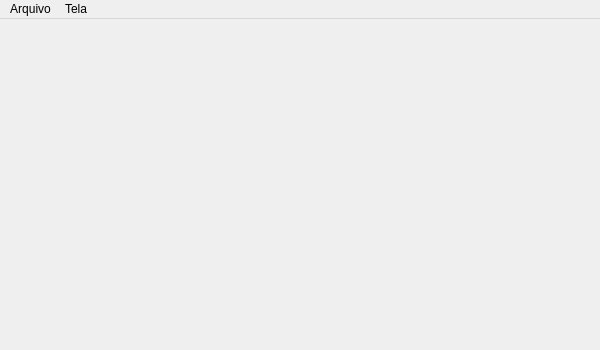
<?xml version="1.0" encoding="UTF-8"?>
<ui version="4.0">
 <class>Tugalinhas</class>
 <widget class="QMainWindow" name="Tugalinhas">
  <property name="geometry">
   <rect>
    <x>0</x>
    <y>0</y>
    <width>600</width>
    <height>350</height>
   </rect>
  </property>
  <property name="sizePolicy">
   <sizepolicy hsizetype="MinimumExpanding" vsizetype="MinimumExpanding">
    <horstretch>0</horstretch>
    <verstretch>0</verstretch>
   </sizepolicy>
  </property>
  <property name="windowTitle">
   <string>Tugalinhas</string>
  </property>
  <property name="documentMode">
   <bool>false</bool>
  </property>
  <property name="unifiedTitleAndToolBarOnMac">
   <bool>false</bool>
  </property>
  <widget class="QWidget" name="centralwidget"/>
  <widget class="QMenuBar" name="menuBar">
   <property name="geometry">
    <rect>
     <x>0</x>
     <y>0</y>
     <width>600</width>
     <height>25</height>
    </rect>
   </property>
   <widget class="QMenu" name="menuFile">
    <property name="title">
     <string>Arquivo</string>
    </property>
    <addaction name="actionNovo"/>
    <addaction name="actionAbrir"/>
    <addaction name="actionSalvar"/>
    <addaction name="actionSalvar_Como"/>
    <addaction name="actionSair"/>
   </widget>
   <widget class="QMenu" name="menuTela">
    <property name="title">
     <string>Tela</string>
    </property>
    <addaction name="actionAmpliar"/>
    <addaction name="actionReduzir"/>
    <addaction name="separator"/>
    <addaction name="actionLimpar_tela"/>
   </widget>
   <addaction name="menuFile"/>
   <addaction name="menuTela"/>
  </widget>
  <action name="actionNovo">
   <property name="text">
    <string>Novo</string>
   </property>
   <property name="shortcut">
    <string>Ctrl+N</string>
   </property>
  </action>
  <action name="actionSalvar">
   <property name="text">
    <string>Salvar</string>
   </property>
   <property name="shortcut">
    <string>Ctrl+S</string>
   </property>
  </action>
  <action name="actionSair">
   <property name="text">
    <string>Sair</string>
   </property>
   <property name="shortcut">
    <string>Ctrl+Q</string>
   </property>
  </action>
  <action name="actionAmpliar">
   <property name="text">
    <string>Ampliar</string>
   </property>
  </action>
  <action name="actionReduzir">
   <property name="text">
    <string>Reduzir</string>
   </property>
  </action>
  <action name="actionAbrir">
   <property name="text">
    <string>Abrir</string>
   </property>
   <property name="shortcut">
    <string>Ctrl+O</string>
   </property>
  </action>
  <action name="actionSalvar_Como">
   <property name="text">
    <string>Salvar como</string>
   </property>
  </action>
  <action name="actionLimpar_tela">
   <property name="text">
    <string>Limpar tela</string>
   </property>
  </action>
 </widget>
 <resources/>
 <connections>
  <connection>
   <sender>actionAbrir</sender>
   <signal>triggered()</signal>
   <receiver>Tugalinhas</receiver>
   <slot>openFile()</slot>
   <hints>
    <hint type="sourcelabel">
     <x>-1</x>
     <y>-1</y>
    </hint>
    <hint type="destinationlabel">
     <x>299</x>
     <y>174</y>
    </hint>
   </hints>
  </connection>
  <connection>
   <sender>actionSalvar_Como</sender>
   <signal>triggered()</signal>
   <receiver>Tugalinhas</receiver>
   <slot>saveFileAs()</slot>
   <hints>
    <hint type="sourcelabel">
     <x>-1</x>
     <y>-1</y>
    </hint>
    <hint type="destinationlabel">
     <x>299</x>
     <y>174</y>
    </hint>
   </hints>
  </connection>
  <connection>
   <sender>actionSalvar</sender>
   <signal>triggered()</signal>
   <receiver>Tugalinhas</receiver>
   <slot>saveFile()</slot>
   <hints>
    <hint type="sourcelabel">
     <x>-1</x>
     <y>-1</y>
    </hint>
    <hint type="destinationlabel">
     <x>299</x>
     <y>174</y>
    </hint>
   </hints>
  </connection>
  <connection>
   <sender>actionNovo</sender>
   <signal>triggered()</signal>
   <receiver>Tugalinhas</receiver>
   <slot>newFile()</slot>
   <hints>
    <hint type="sourcelabel">
     <x>-1</x>
     <y>-1</y>
    </hint>
    <hint type="destinationlabel">
     <x>299</x>
     <y>174</y>
    </hint>
   </hints>
  </connection>
  <connection>
   <sender>actionSair</sender>
   <signal>triggered()</signal>
   <receiver>Tugalinhas</receiver>
   <slot>close()</slot>
   <hints>
    <hint type="sourcelabel">
     <x>-1</x>
     <y>-1</y>
    </hint>
    <hint type="destinationlabel">
     <x>299</x>
     <y>174</y>
    </hint>
   </hints>
  </connection>
  <connection>
   <sender>actionAmpliar</sender>
   <signal>triggered()</signal>
   <receiver>Tugalinhas</receiver>
   <slot>zoomIn()</slot>
   <hints>
    <hint type="sourcelabel">
     <x>-1</x>
     <y>-1</y>
    </hint>
    <hint type="destinationlabel">
     <x>299</x>
     <y>174</y>
    </hint>
   </hints>
  </connection>
  <connection>
   <sender>actionReduzir</sender>
   <signal>triggered()</signal>
   <receiver>Tugalinhas</receiver>
   <slot>zoomOut()</slot>
   <hints>
    <hint type="sourcelabel">
     <x>-1</x>
     <y>-1</y>
    </hint>
    <hint type="destinationlabel">
     <x>299</x>
     <y>174</y>
    </hint>
   </hints>
  </connection>
  <connection>
   <sender>actionLimpar_tela</sender>
   <signal>triggered()</signal>
   <receiver>Tugalinhas</receiver>
   <slot>clearScene()</slot>
   <hints>
    <hint type="sourcelabel">
     <x>-1</x>
     <y>-1</y>
    </hint>
    <hint type="destinationlabel">
     <x>299</x>
     <y>174</y>
    </hint>
   </hints>
  </connection>
 </connections>
 <slots>
  <slot>openFile()</slot>
  <slot>saveFile()</slot>
  <slot>saveFileAs()</slot>
  <slot>newFile()</slot>
  <slot>zoomIn()</slot>
  <slot>zoomOut()</slot>
  <slot>clearScene()</slot>
 </slots>
</ui>
